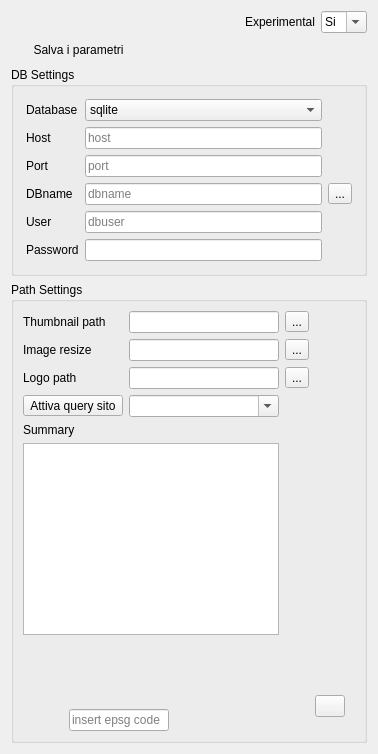
     <widget class="QWidget" name="tab">
      <property name="sizePolicy">
       <sizepolicy hsizetype="Preferred" vsizetype="Preferred">
        <horstretch>0</horstretch>
        <verstretch>0</verstretch>
       </sizepolicy>
      </property>
      <attribute name="title">
       <string>Parametri di connessione</string>
      </attribute>
      <layout class="QGridLayout" name="gridLayout_11">
       <item row="1" column="1">
        <layout class="QHBoxLayout" name="horizontalLayout_2">
         <property name="sizeConstraint">
          <enum>QLayout::SetMaximumSize</enum>
         </property>
         <item>
          <spacer name="horizontalSpacer">
           <property name="orientation">
            <enum>Qt::Horizontal</enum>
           </property>
           <property name="sizeHint" stdset="0">
            <size>
             <width>40</width>
             <height>20</height>
            </size>
           </property>
          </spacer>
         </item>
         <item>
          <widget class="QLabel" name="label_26">
           <property name="text">
            <string>Experimental</string>
           </property>
          </widget>
         </item>
         <item>
          <widget class="QComboBox" name="comboBox_experimental">
           <property name="enabled">
            <bool>true</bool>
           </property>
           <property name="maximumSize">
            <size>
             <width>60</width>
             <height>16777215</height>
            </size>
           </property>
           <property name="mouseTracking">
            <bool>false</bool>
           </property>
           <property name="contextMenuPolicy">
            <enum>Qt::DefaultContextMenu</enum>
           </property>
           <property name="acceptDrops">
            <bool>false</bool>
           </property>
           <property name="editable">
            <bool>true</bool>
           </property>
           <property name="duplicatesEnabled">
            <bool>false</bool>
           </property>
           <property name="frame">
            <bool>true</bool>
           </property>
           <item>
            <property name="text">
             <string>Si</string>
            </property>
           </item>
           <item>
            <property name="text">
             <string>No</string>
            </property>
           </item>
          </widget>
         </item>
        </layout>
       </item>
       <item row="3" column="1">
        <widget class="QgsCollapsibleGroupBox" name="groupBox_3">
         <property name="title">
          <string>DB Settings</string>
         </property>
         <layout class="QGridLayout" name="gridLayout">
          <property name="leftMargin">
           <number>12</number>
          </property>
          <property name="topMargin">
           <number>12</number>
          </property>
          <property name="rightMargin">
           <number>12</number>
          </property>
          <property name="bottomMargin">
           <number>12</number>
          </property>
          <item row="4" column="0">
           <widget class="QLabel" name="label_4">
            <property name="text">
             <string>User</string>
            </property>
           </widget>
          </item>
          <item row="3" column="1">
           <widget class="QLineEdit" name="lineEdit_DBname">
            <property name="enabled">
             <bool>true</bool>
            </property>
            <property name="text">
             <string />
            </property>
            <property name="echoMode">
             <enum>QLineEdit::Normal</enum>
            </property>
            <property name="placeholderText">
             <string>dbname</string>
            </property>
            <property name="clearButtonEnabled">
             <bool>false</bool>
            </property>
           </widget>
          </item>
          <item row="1" column="0">
           <widget class="QLabel" name="label_2">
            <property name="text">
             <string>Host</string>
            </property>
           </widget>
          </item>
          <item row="3" column="0">
           <widget class="QLabel" name="label_3">
            <property name="text">
             <string>DBname</string>
            </property>
           </widget>
          </item>
          <item row="1" column="1">
           <widget class="QLineEdit" name="lineEdit_Host">
            <property name="text">
             <string />
            </property>
            <property name="placeholderText">
             <string>host</string>
            </property>
           </widget>
          </item>
          <item row="0" column="1">
           <widget class="QComboBox" name="comboBox_Database">
            <property name="enabled">
             <bool>true</bool>
            </property>
            <property name="mouseTracking">
             <bool>false</bool>
            </property>
            <property name="contextMenuPolicy">
             <enum>Qt::DefaultContextMenu</enum>
            </property>
            <property name="acceptDrops">
             <bool>false</bool>
            </property>
            <property name="editable">
             <bool>false</bool>
            </property>
            <property name="duplicatesEnabled">
             <bool>false</bool>
            </property>
            <property name="frame">
             <bool>true</bool>
            </property>
            <item>
             <property name="text">
              <string>sqlite</string>
             </property>
            </item>
            <item>
             <property name="text">
              <string>postgres</string>
             </property>
            </item>
           </widget>
          </item>
          <item row="0" column="0">
           <widget class="QLabel" name="label">
            <property name="text">
             <string>Database</string>
            </property>
           </widget>
          </item>
          <item row="2" column="1">
           <widget class="QLineEdit" name="lineEdit_Port">
            <property name="text">
             <string />
            </property>
            <property name="placeholderText">
             <string>port</string>
            </property>
           </widget>
          </item>
          <item row="4" column="1">
           <widget class="QLineEdit" name="lineEdit_User">
            <property name="text">
             <string />
            </property>
            <property name="placeholderText">
             <string>dbuser</string>
            </property>
           </widget>
          </item>
          <item row="3" column="2">
           <widget class="QToolButton" name="toolButton_db">
            <property name="text">
             <string>...</string>
            </property>
           </widget>
          </item>
          <item row="2" column="0">
           <widget class="QLabel" name="label_7">
            <property name="text">
             <string>Port</string>
            </property>
           </widget>
          </item>
          <item row="5" column="1">
           <widget class="QgsPasswordLineEdit" name="lineEdit_Password">
            <property name="showLockIcon">
             <bool>true</bool>
            </property>
           </widget>
          </item>
          <item row="5" column="0">
           <widget class="QLabel" name="label_5">
            <property name="text">
             <string>Password</string>
            </property>
           </widget>
          </item>
         </layout>
        </widget>
       </item>
       <item row="6" column="1">
        <widget class="QgsCollapsibleGroupBox" name="groupBox_4">
         <property name="enabled">
          <bool>true</bool>
         </property>
         <property name="title">
          <string>Path Settings</string>
         </property>
         <layout class="QGridLayout" name="gridLayout_18">
          <item row="8" column="2">
           <spacer name="horizontalSpacer_3">
            <property name="orientation">
             <enum>Qt::Horizontal</enum>
            </property>
            <property name="sizeHint" stdset="0">
             <size>
              <width>40</width>
              <height>20</height>
             </size>
            </property>
           </spacer>
          </item>
          <item row="1" column="1" colspan="3">
           <widget class="QLineEdit" name="lineEdit_Thumb_resize">
            <property name="placeholderText">
             <string />
            </property>
           </widget>
          </item>
          <item row="0" column="4">
           <widget class="QToolButton" name="toolButton_thumbpath">
            <property name="text">
             <string>...</string>
            </property>
           </widget>
          </item>
          <item row="8" column="0" colspan="2">
           <layout class="QGridLayout" name="gridLayout_10">
            <item row="0" column="0">
             <widget class="QPushButton" name="pushButton_upd_postgres">
              <property name="enabled">
               <bool>true</bool>
              </property>
              <property name="maximumSize">
               <size>
                <width>150</width>
                <height>16777215</height>
               </size>
              </property>
              <property name="toolTip">
               <string>&lt;html&gt;&lt;head/&gt;&lt;body&gt;&lt;p&gt;Funzione per allineare e aggiornare db postgres&lt;/p&gt;&lt;/body&gt;&lt;/html&gt;</string>
              </property>
              <property name="whatsThis">
               <string>&lt;html&gt;&lt;head/&gt;&lt;body&gt;&lt;p&gt;Funzione per allinere e aggiornare db postgres&lt;/p&gt;&lt;/body&gt;&lt;/html&gt;</string>
              </property>
              <property name="text">
               <string />
              </property>
              <property name="icon">
               <iconset resource="../../resources/resources.qrc">
                <normaloff>:/icons/db_update_postgres.png</normaloff>:/icons/db_update_postgres.png</iconset>
              </property>
              <property name="iconSize">
               <size>
                <width>35</width>
                <height>35</height>
               </size>
              </property>
              <property name="default">
               <bool>true</bool>
              </property>
              <property name="flat">
               <bool>true</bool>
              </property>
             </widget>
            </item>
            <item row="1" column="0">
             <widget class="QPushButton" name="pushButton_upd_sqlite">
              <property name="enabled">
               <bool>true</bool>
              </property>
              <property name="sizePolicy">
               <sizepolicy hsizetype="Expanding" vsizetype="Fixed">
                <horstretch>0</horstretch>
                <verstretch>0</verstretch>
               </sizepolicy>
              </property>
              <property name="maximumSize">
               <size>
                <width>150</width>
                <height>16777215</height>
               </size>
              </property>
              <property name="mouseTracking">
               <bool>true</bool>
              </property>
              <property name="toolTip">
               <string>&lt;html&gt;&lt;head/&gt;&lt;body&gt;&lt;p&gt;Funzione per aggiornare e allineare i database sqlite&lt;/p&gt;&lt;/body&gt;&lt;/html&gt;</string>
              </property>
              <property name="whatsThis">
               <string>&lt;html&gt;&lt;head/&gt;&lt;body&gt;&lt;p&gt;Funzione per aggiornare e allineare i database sqlite&lt;/p&gt;&lt;/body&gt;&lt;/html&gt;</string>
              </property>
              <property name="text">
               <string />
              </property>
              <property name="icon">
               <iconset resource="../../resources/resources.qrc">
                <normaloff>:/icons/db_update_sqlite.png</normaloff>:/icons/db_update_sqlite.png</iconset>
              </property>
              <property name="iconSize">
               <size>
                <width>35</width>
                <height>35</height>
               </size>
              </property>
              <property name="flat">
               <bool>true</bool>
              </property>
             </widget>
            </item>
            <item row="1" column="1">
             <widget class="QLineEdit" name="lineEdit_crs">
              <property name="enabled">
               <bool>true</bool>
              </property>
              <property name="maximumSize">
               <size>
                <width>100</width>
                <height>16777215</height>
               </size>
              </property>
              <property name="toolTip">
               <string>&lt;html&gt;&lt;head/&gt;&lt;body&gt;&lt;p&gt;Inserire l'EPSG del database. funzione da utilizzare quando si deve aggiornare /allineare il database&lt;/p&gt;&lt;/body&gt;&lt;/html&gt;</string>
              </property>
              <property name="whatsThis">
               <string>&lt;html&gt;&lt;head/&gt;&lt;body&gt;&lt;p&gt;Inserire l'EPSG del database. funzione da utilizzare quando si deve aggiornare /allineare il database&lt;/p&gt;&lt;/body&gt;&lt;/html&gt;</string>
              </property>
              <property name="text">
               <string />
              </property>
              <property name="placeholderText">
               <string>insert epsg code</string>
              </property>
             </widget>
            </item>
           </layout>
          </item>
          <item row="3" column="1" colspan="3">
           <widget class="QComboBox" name="comboBox_sito">
            <property name="enabled">
             <bool>true</bool>
            </property>
            <property name="editable">
             <bool>true</bool>
            </property>
            <property name="currentIndex">
             <number>-1</number>
            </property>
           </widget>
          </item>
          <item row="1" column="5">
           <widget class="QPushButton" name="pbnOpenresizeDirectory">
            <property name="text">
             <string />
            </property>
            <property name="icon">
             <iconset resource="../../resources/resources.qrc">
              <normaloff>:/icons/open-folder.png</normaloff>:/icons/open-folder.png</iconset>
            </property>
            <property name="flat">
             <bool>true</bool>
            </property>
           </widget>
          </item>
          <item row="1" column="4">
           <widget class="QToolButton" name="toolButton_resizepath">
            <property name="text">
             <string>...</string>
            </property>
           </widget>
          </item>
          <item row="8" column="5">
           <widget class="QPushButton" name="pushButton">
            <property name="sizePolicy">
             <sizepolicy hsizetype="Expanding" vsizetype="Fixed">
              <horstretch>0</horstretch>
              <verstretch>0</verstretch>
             </sizepolicy>
            </property>
            <property name="maximumSize">
             <size>
              <width>30</width>
              <height>16777215</height>
             </size>
            </property>
            <property name="toolTip">
             <string>&lt;html&gt;&lt;head/&gt;&lt;body&gt;&lt;p&gt;Advance setting per comparare il databse sqlite in uso e verificare il mismatch per poter correggere manualmente in caso l'allineamento automatico non funzioni&lt;/p&gt;&lt;/body&gt;&lt;/html&gt;</string>
            </property>
            <property name="whatsThis">
             <string>&lt;html&gt;&lt;head/&gt;&lt;body&gt;&lt;p&gt;Advance setting per comparare  il databse sqlite in uso e verificare il mismatch per poter correggere manualmente in caso l'allineamento automatico non funzioni&lt;/p&gt;&lt;/body&gt;&lt;/html&gt;</string>
            </property>
            <property name="text">
             <string />
            </property>
            <property name="icon">
             <iconset resource="../../resources/resources.qrc">
              <normaloff>:/icons/toolbox.png</normaloff>:/icons/toolbox.png</iconset>
            </property>
           </widget>
          </item>
          <item row="0" column="1" colspan="3">
           <widget class="QLineEdit" name="lineEdit_Thumb_path">
            <property name="text">
             <string />
            </property>
            <property name="placeholderText">
             <string />
            </property>
           </widget>
          </item>
          <item row="6" column="3">
           <spacer name="verticalSpacer_4">
            <property name="orientation">
             <enum>Qt::Vertical</enum>
            </property>
            <property name="sizeType">
             <enum>QSizePolicy::Expanding</enum>
            </property>
            <property name="sizeHint" stdset="0">
             <size>
              <width>20</width>
              <height>40</height>
             </size>
            </property>
           </spacer>
          </item>
          <item row="1" column="0">
           <widget class="QLabel" name="label_40">
            <property name="text">
             <string>Image resize</string>
            </property>
           </widget>
          </item>
          <item row="0" column="5">
           <widget class="QPushButton" name="pbnOpenthumbDirectory">
            <property name="text">
             <string />
            </property>
            <property name="icon">
             <iconset resource="../../resources/resources.qrc">
              <normaloff>:/icons/open-folder.png</normaloff>:/icons/open-folder.png</iconset>
            </property>
            <property name="flat">
             <bool>true</bool>
            </property>
           </widget>
          </item>
          <item row="0" column="0">
           <widget class="QLabel" name="label_10">
            <property name="text">
             <string>Thumbnail path</string>
            </property>
           </widget>
          </item>
          <item row="3" column="0">
           <widget class="QToolButton" name="toolButton_active">
            <property name="toolTip">
             <string>&lt;html&gt;&lt;head/&gt;&lt;body&gt;&lt;p&gt;Attivazione del sito che si vuole usare&lt;/p&gt;&lt;/body&gt;&lt;/html&gt;</string>
            </property>
            <property name="whatsThis">
             <string>&lt;html&gt;&lt;head/&gt;&lt;body&gt;&lt;p&gt;Attivazione del sito che si vuole usare&lt;/p&gt;&lt;/body&gt;&lt;/html&gt;</string>
            </property>
            <property name="text">
             <string>Attiva query sito</string>
            </property>
            <property name="checkable">
             <bool>true</bool>
            </property>
            <property name="checked">
             <bool>false</bool>
            </property>
            <property name="autoRaise">
             <bool>false</bool>
            </property>
           </widget>
          </item>
          <item row="2" column="0">
           <widget class="QLabel" name="label_43">
            <property name="text">
             <string>Logo path</string>
            </property>
           </widget>
          </item>
          <item row="2" column="4">
           <widget class="QToolButton" name="toolButton_logo">
            <property name="text">
             <string>...</string>
            </property>
           </widget>
          </item>
          <item row="5" column="0" colspan="4">
           <widget class="QTableView" name="tableView_summary">
            <property name="dragEnabled">
             <bool>true</bool>
            </property>
            <property name="dragDropMode">
             <enum>QAbstractItemView::DragDrop</enum>
            </property>
            <property name="defaultDropAction">
             <enum>Qt::CopyAction</enum>
            </property>
            <property name="alternatingRowColors">
             <bool>true</bool>
            </property>
            <property name="selectionMode">
             <enum>QAbstractItemView::SingleSelection</enum>
            </property>
            <property name="selectionBehavior">
             <enum>QAbstractItemView::SelectRows</enum>
            </property>
           </widget>
          </item>
          <item row="2" column="1" colspan="3">
           <widget class="QLineEdit" name="lineEdit_logo">
            <property name="placeholderText">
             <string />
            </property>
           </widget>
          </item>
          <item row="4" column="0">
           <widget class="QLabel" name="label_16">
            <property name="text">
             <string>Summary</string>
            </property>
           </widget>
          </item>
         </layout>
        </widget>
       </item>
       <item row="2" column="1">
        <widget class="QPushButton" name="pushButton_save">
         <property name="sizePolicy">
          <sizepolicy hsizetype="Expanding" vsizetype="Fixed">
           <horstretch>0</horstretch>
           <verstretch>0</verstretch>
          </sizepolicy>
         </property>
         <property name="maximumSize">
          <size>
           <width>135</width>
           <height>16777215</height>
          </size>
         </property>
         <property name="focusPolicy">
          <enum>Qt::NoFocus</enum>
         </property>
         <property name="text">
          <string>Salva i parametri</string>
         </property>
         <property name="icon">
          <iconset resource="../../resources/resources.qrc">
           <normaloff>:/icons/save_setting.png</normaloff>:/icons/save_setting.png</iconset>
         </property>
         <property name="iconSize">
          <size>
           <width>25</width>
           <height>25</height>
          </size>
         </property>
         <property name="checkable">
          <bool>false</bool>
         </property>
         <property name="autoDefault">
          <bool>true</bool>
         </property>
         <property name="flat">
          <bool>true</bool>
         </property>
        </widget>
       </item>
      </layout>
     </widget>
